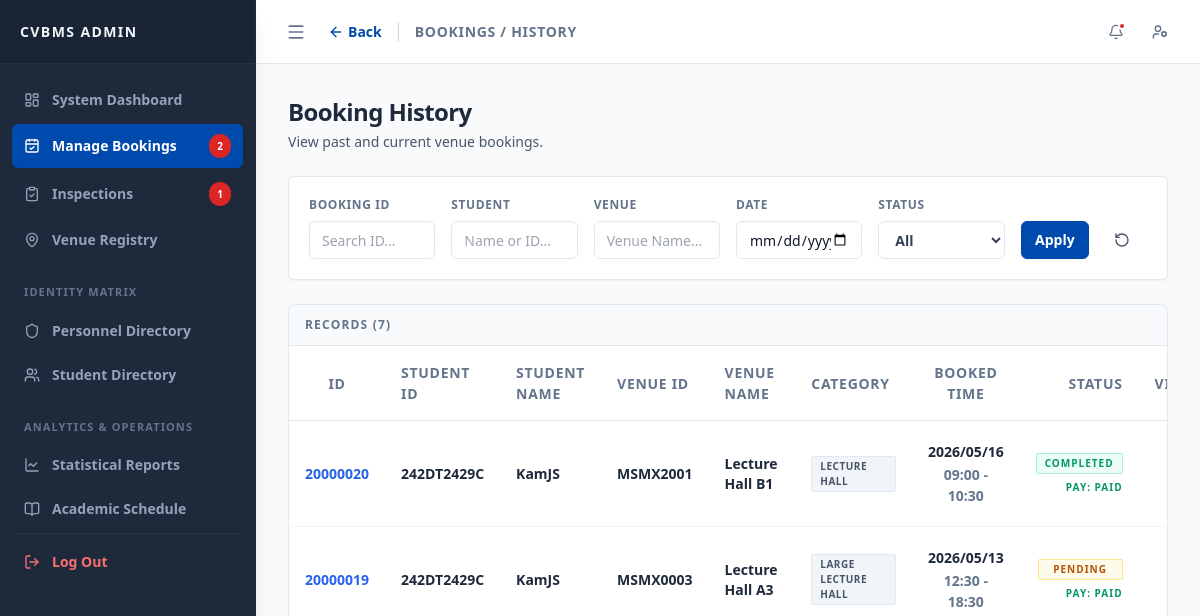
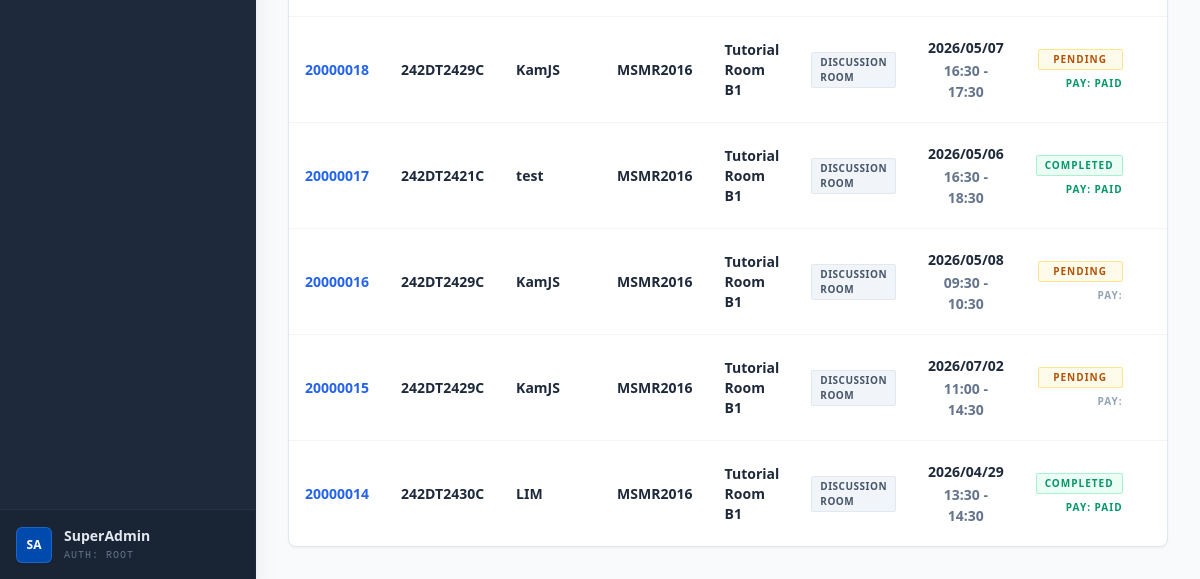
/admin/track_bookings.php (signed in), run on an earlier commit of the app's database (2 pictures, top to bottom).
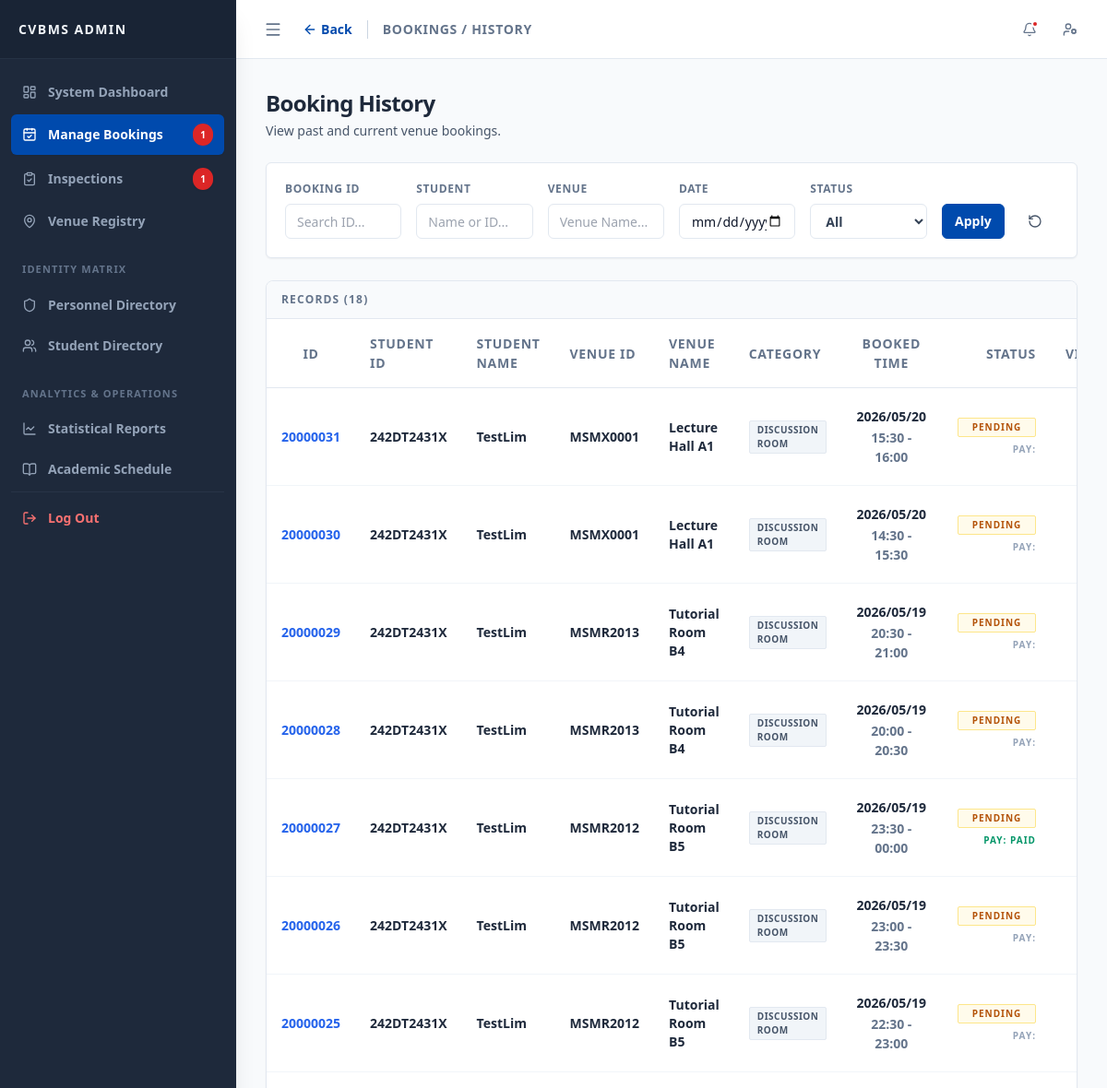
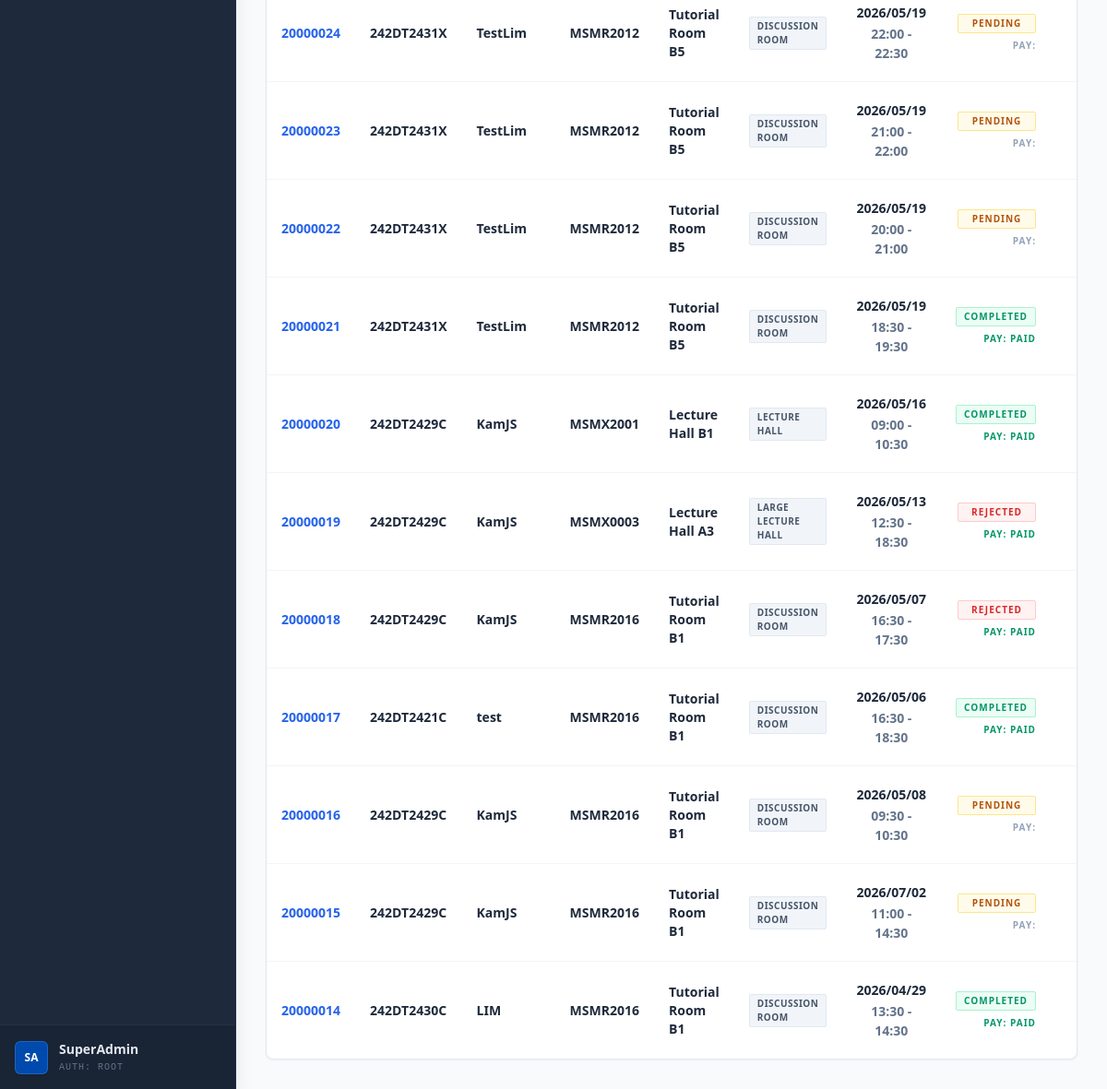
And on a later commit of the database (2 pictures, top to bottom).
### tables this page shows
CREATE TABLE `booking` (
  `bid` int(10) UNSIGNED NOT NULL,
  `uid` varchar(15) NOT NULL,
  `vid` varchar(10) NOT NULL,
  `date_booked` date NOT NULL,
  `time_start` time NOT NULL,
  `time_end` time NOT NULL,
  `status` enum('pending','approved','rejected','completed') NOT NULL DEFAULT 'pending',
  `payment_status` enum('unpaid','paid','refunded') NOT NULL DEFAULT 'unpaid',
  `transaction_ref` varchar(50) DEFAULT NULL,
  `purpose` varchar(100) NOT NULL,
  `aid` int(10) UNSIGNED DEFAULT NULL,
  `approve_date` datetime DEFAULT NULL,
  `created_at` timestamp NOT NULL DEFAULT current_timestamp()
);

CREATE TABLE `user` (
  `uid` varchar(15) NOT NULL,
  `username` varchar(50) NOT NULL,
  `email` varchar(100) NOT NULL,
  `password` varchar(255) NOT NULL,
  `phone_num` varchar(20) NOT NULL,
  `profile_pic` varchar(255) NOT NULL DEFAULT '',
  `outstanding_debt` decimal(10,2) UNSIGNED NOT NULL DEFAULT 0.00,
  `account_status` enum('active','restricted') NOT NULL DEFAULT 'active',
  `created_at` timestamp NOT NULL DEFAULT current_timestamp()
);

CREATE TABLE `venue` (
  `vid` varchar(10) NOT NULL,
  `vname` varchar(100) NOT NULL,
  `vcid` int(11) NOT NULL,
  `max_cap` int(10) UNSIGNED NOT NULL,
  `deposit` decimal(10,2) UNSIGNED NOT NULL,
  `status` enum('available','maintenance','booked') NOT NULL DEFAULT 'available',
  `description` text NOT NULL
);

CREATE TABLE `vcategory` (
  `vcid` int(11) NOT NULL,
  `category` varchar(50) NOT NULL,
  `description` text NOT NULL
);

### admin/track_bookings.php (the view, shortened to what the rows shown need)
<?php
require_once '../config/db.php';
$sql = "SELECT
            b.bid,
            b.date_booked,
            b.time_start,
            b.time_end,
            b.status,
            b.payment_status,
            b.created_at,
            u.uid AS student_id,
            u.username,
            u.email,
            v.vid AS venue_id,
            v.vname,
            vc.category AS venue_category,
            v.deposit
        FROM booking b
        JOIN user u ON b.uid = u.uid
        JOIN venue v ON b.vid = v.vid
        JOIN vcategory vc ON v.vcid = vc.vcid
        WHERE 1=1";
$sql .= " ORDER BY b.created_at DESC";
$result = $conn->query($sql);
?>
<!DOCTYPE html>
<html lang="en">
<head>
    <script src="https://cdn.tailwindcss.com"></script>
    <link rel="stylesheet" href="../assets/css/layout.css?v=1.2">
    <link rel="stylesheet" href="../assets/css/fiori_forms.css">
    <link rel="stylesheet" href="../assets/css/table.css">
</head>
<body class="bg-slate-50 text-slate-800 font-sans antialiased h-screen flex overflow-hidden">
    <main class="flex-1 flex flex-col h-screen overflow-hidden relative">
            <?php
            $topbar_content = '
            <div class="flex items-center">
                <a href="manage_bookings.php" class="text-sm font-bold text-[#004aad] hover:text-[#003882] flex items-center mr-4 transition-colors">
                    <i data-lucide="arrow-left" class="w-4 h-4 mr-1"></i> Back
                </a>
                <h2 class="text-sm font-bold text-slate-500 uppercase tracking-wider border-l border-slate-300 pl-4">Bookings / History</h2>
            </div>';
            include('../includes/admin_topbar.php');
            ?>
        <div class="flex-1 overflow-y-auto p-8 scroll-smooth">
            <div class="mb-6">
                <h1 class="text-2xl font-extrabold text-slate-800 tracking-tight">Booking History</h1>
            </div>
            <div class="custom-table-container">
                <table class="custom-table">
                    <thead>
                        <tr>
                            <th class="w-28 text-center">ID</th>
                            <th class="w-28">Student ID</th>
                            <th class="w-36">Student Name</th>
                            <th class="w-28">Venue ID</th>
                            <th class="w-40">Venue Name</th>
                            <th class="w-32">Category</th>
                            <th class="w-36 text-center">Booked Time</th>
                            <th class="w-32 text-right">Status</th>
                            <th class="text-center w-16">View</th>
                        </tr>
                    </thead>
                    <tbody>
                        <?php if ($result && $result->num_rows > 0): ?>
                            <?php while($row = $result->fetch_assoc()):
                                $formatted_date = date('Y/m/d', strtotime($row['date_booked']));
                                $time_range = date('H:i', strtotime($row['time_start'])) . ' - ' . date('H:i', strtotime($row['time_end']));
                            ?>
                            <tr ondblclick="window.location.href='process_flow.php?bid=<?php echo urlencode($row['bid']); ?>'">
                                <td class="text-center">
                                    <a href="process_flow.php?bid=<?php echo urlencode($row['bid']); ?>" class="td-text-mono">
                                        <?php echo htmlspecialchars($row['bid']); ?>
                                    </a>
                                </td>
                                <td><span class="td-text-mono"><?php echo htmlspecialchars($row['student_id']); ?></span></td>
                                <td><span class="font-semibold text-slate-800 text-sm block"><?php echo htmlspecialchars($row['username']); ?></span></td>
                                <td><span class="td-text-mono"><?php echo htmlspecialchars($row['venue_id']); ?></span></td>
                                <td><span class="font-semibold text-slate-800 text-sm block"><?php echo htmlspecialchars($row['vname']); ?></span></td>
                                <td><span class="px-2 py-0.5 bg-[#f1f5f9] text-slate-600 text-[10px] font-bold uppercase tracking-wider rounded-sm border border-[#e2e8f0] inline-block"><?php echo htmlspecialchars($row['venue_category']); ?></span></td>
                                <td class="text-center">
                                    <div class="td-text-mono">
                                        <span class="block mb-0.5"><?php echo $formatted_date; ?></span>
                                        <span class="block text-slate-500 font-bold"><?php echo $time_range; ?></span>
                                    </div>
                                </td>
                                <td class="text-right">
                                    <div class="space-y-1.5 flex flex-col items-end">
                                        <?php
                                        $c = match($row['status']) {
                                            'pending' => 'bg-[#fffbeb] text-[#b45309] border-[#fde68a]',
                                            'approved' => 'bg-[#eff6ff] text-[#1d4ed8] border-[#bfdbfe]',
                                            'completed' => 'bg-[#ecfdf5] text-[#059669] border-[#a7f3d0]',
                                            'rejected' => 'bg-[#fef2f2] text-[#dc2626] border-[#fecaca]',
                                            default => 'bg-[#f1f5f9] text-slate-600 border-[#e2e8f0]'
                                        };
                                        ?>
                                        <span class="inline-block px-2 py-0.5 border <?php echo $c; ?> rounded-sm text-[10px] font-bold uppercase tracking-widest text-center min-w-[85px]">
                                            <?php echo htmlspecialchars($row['status']); ?>
                                        </span>
                                        <span class="inline-block text-[10px] font-bold uppercase tracking-widest <?php echo ($row['payment_status'] === 'paid') ? 'text-[#059669]' : 'text-slate-400'; ?>">
                                            Pay: <?php echo htmlspecialchars($row['payment_status']); ?>
                                        </span>
                                    </div>
                                </td>
                                <td class="text-center align-middle">
                                    <a href="process_flow.php?bid=<?php echo urlencode($row['bid']); ?>" class="td-action-btn flex justify-center w-full">&gt;</a>
                                </td>
                            </tr>
                            <?php endwhile; ?>
                        <?php endif; ?>
                    </tbody>
                </table>
            </div>
        </div>
    </main>
</body>
</html>

What changed in the data, as far as the page shows it:
added booking: bid "20000031", uid.uid "242DT2431X", uid.username "TestLim", vid.vid "MSMX0001", vid.vname "Lecture Hall A1", vcategory.category "DISCUSSION ROOM", date_booked "2026/05/20", time_range "15:30 - 16:00", status "PENDING"
added booking: bid "20000030", uid.uid "242DT2431X", uid.username "TestLim", vid.vid "MSMX0001", vid.vname "Lecture Hall A1", vcategory.category "DISCUSSION ROOM", date_booked "2026/05/20", time_range "14:30 - 15:30", status "PENDING"
added booking: bid "20000029", uid.uid "242DT2431X", uid.username "TestLim", vid.vid "MSMR2013", vid.vname "Tutorial Room B4", vcategory.category "DISCUSSION ROOM", date_booked "2026/05/19", time_range "20:30 - 21:00", status "PENDING"
added booking: bid "20000028", uid.uid "242DT2431X", uid.username "TestLim", vid.vid "MSMR2013", vid.vname "Tutorial Room B4", vcategory.category "DISCUSSION ROOM", date_booked "2026/05/19", time_range "20:00 - 20:30", status "PENDING"
added booking: bid "20000027", uid.uid "242DT2431X", uid.username "TestLim", vid.vid "MSMR2012", vid.vname "Tutorial Room B5", vcategory.category "DISCUSSION ROOM", date_booked "2026/05/19", time_range "23:30 - 00:00", status "PENDING", payment_status "PAID"
added booking: bid "20000026", uid.uid "242DT2431X", uid.username "TestLim", vid.vid "MSMR2012", vid.vname "Tutorial Room B5", vcategory.category "DISCUSSION ROOM", date_booked "2026/05/19", time_range "23:00 - 23:30", status "PENDING"
added booking: bid "20000025", uid.uid "242DT2431X", uid.username "TestLim", vid.vid "MSMR2012", vid.vname "Tutorial Room B5", vcategory.category "DISCUSSION ROOM", date_booked "2026/05/19", time_range "22:30 - 23:00", status "PENDING"
added booking: bid "20000024", uid.uid "242DT2431X", uid.username "TestLim", vid.vid "MSMR2012", vid.vname "Tutorial Room B5", vcategory.category "DISCUSSION ROOM", date_booked "2026/05/19", time_range "22:00 - 22:30", status "PENDING"
added booking: bid "20000023", uid.uid "242DT2431X", uid.username "TestLim", vid.vid "MSMR2012", vid.vname "Tutorial Room B5", vcategory.category "DISCUSSION ROOM", date_booked "2026/05/19", time_range "21:00 - 22:00", status "PENDING"
added booking: bid "20000022", uid.uid "242DT2431X", uid.username "TestLim", vid.vid "MSMR2012", vid.vname "Tutorial Room B5", vcategory.category "DISCUSSION ROOM", date_booked "2026/05/19", time_range "20:00 - 21:00", status "PENDING"
added booking: bid "20000021", uid.uid "242DT2431X", uid.username "TestLim", vid.vid "MSMR2012", vid.vname "Tutorial Room B5", vcategory.category "DISCUSSION ROOM", date_booked "2026/05/19", time_range "18:30 - 19:30", status "COMPLETED", payment_status "PAID"
changed booking "MSMX0003": status "PENDING" → "REJECTED"
changed booking id 20000018: status "PENDING" → "REJECTED"
Also different on the page:
$pending_bookings_count: "2" → "1"
$result->num_rows: "7" → "18"
